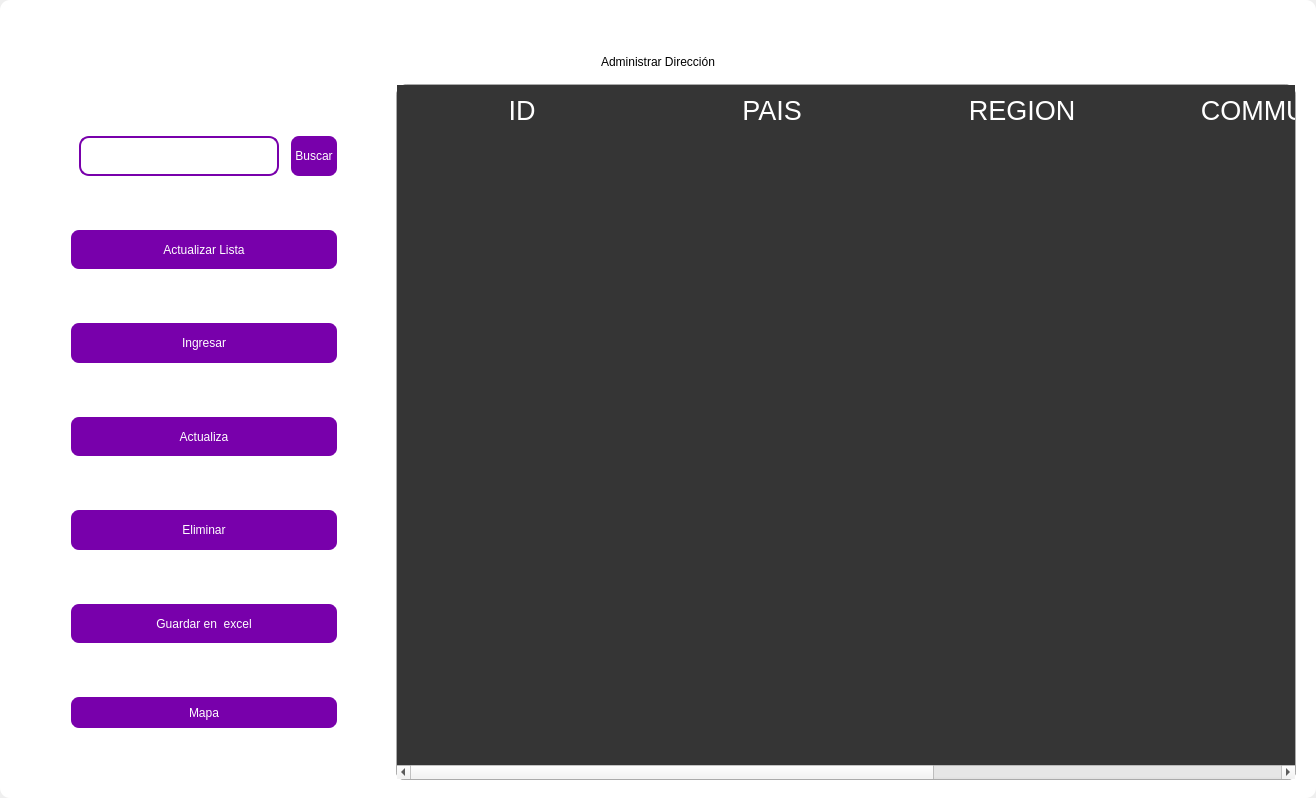
<?xml version="1.0" encoding="UTF-8"?>
<ui version="4.0">
 <class>MainWindow</class>
 <widget class="QMainWindow" name="MainWindow">
  <property name="geometry">
   <rect>
    <x>0</x>
    <y>0</y>
    <width>1316</width>
    <height>798</height>
   </rect>
  </property>
  <property name="windowTitle">
   <string>MainWindow</string>
  </property>
  <property name="styleSheet">
   <string notr="true"/>
  </property>
  <widget class="QWidget" name="centralwidget">
   <property name="styleSheet">
    <string notr="true"/>
   </property>
   <layout class="QVBoxLayout" name="verticalLayout">
    <property name="spacing">
     <number>0</number>
    </property>
    <property name="leftMargin">
     <number>0</number>
    </property>
    <property name="topMargin">
     <number>0</number>
    </property>
    <property name="rightMargin">
     <number>0</number>
    </property>
    <property name="bottomMargin">
     <number>0</number>
    </property>
    <item>
     <widget class="QFrame" name="frame">
      <property name="enabled">
       <bool>true</bool>
      </property>
      <property name="styleSheet">
       <string notr="true">
QFrame {
border-radius:10px;
	background-color: rgb(255, 255, 255);
 }
</string>
      </property>
      <property name="frameShape">
       <enum>QFrame::StyledPanel</enum>
      </property>
      <property name="frameShadow">
       <enum>QFrame::Raised</enum>
      </property>
      <layout class="QVBoxLayout" name="verticalLayout_2">
       <item>
        <widget class="QFrame" name="frame_superior">
         <property name="minimumSize">
          <size>
           <width>0</width>
           <height>40</height>
          </size>
         </property>
         <property name="maximumSize">
          <size>
           <width>16777215</width>
           <height>40</height>
          </size>
         </property>
         <property name="styleSheet">
          <string notr="true">QPushButton{
border-radius:18px;
}

QPushButton:hover{
	background-color: rgb(0, 0, 0);
}
</string>
         </property>
         <property name="frameShape">
          <enum>QFrame::StyledPanel</enum>
         </property>
         <property name="frameShadow">
          <enum>QFrame::Raised</enum>
         </property>
         <layout class="QHBoxLayout" name="horizontalLayout_3">
          <property name="spacing">
           <number>4</number>
          </property>
          <property name="leftMargin">
           <number>0</number>
          </property>
          <property name="topMargin">
           <number>0</number>
          </property>
          <property name="rightMargin">
           <number>0</number>
          </property>
          <property name="bottomMargin">
           <number>0</number>
          </property>
          <item>
           <widget class="QPushButton" name="btn_icon">
            <property name="text">
             <string/>
            </property>
            <property name="iconSize">
             <size>
              <width>40</width>
              <height>40</height>
             </size>
            </property>
           </widget>
          </item>
          <item>
           <spacer name="horizontalSpacer_2">
            <property name="orientation">
             <enum>Qt::Horizontal</enum>
            </property>
            <property name="sizeHint" stdset="0">
             <size>
              <width>443</width>
              <height>20</height>
             </size>
            </property>
           </spacer>
          </item>
          <item>
           <widget class="QPushButton" name="btn_exit">
            <property name="minimumSize">
             <size>
              <width>38</width>
              <height>38</height>
             </size>
            </property>
            <property name="maximumSize">
             <size>
              <width>38</width>
              <height>38</height>
             </size>
            </property>
            <property name="cursor">
             <cursorShape>PointingHandCursor</cursorShape>
            </property>
            <property name="text">
             <string/>
            </property>
            <property name="iconSize">
             <size>
              <width>35</width>
              <height>35</height>
             </size>
            </property>
           </widget>
          </item>
          <item>
           <widget class="QPushButton" name="bt_minimizar">
            <property name="minimumSize">
             <size>
              <width>38</width>
              <height>38</height>
             </size>
            </property>
            <property name="maximumSize">
             <size>
              <width>38</width>
              <height>38</height>
             </size>
            </property>
            <property name="cursor">
             <cursorShape>PointingHandCursor</cursorShape>
            </property>
            <property name="text">
             <string/>
            </property>
            <property name="icon">
             <iconset>
              <normaloff>image/minus.svg</normaloff>image/minus.svg</iconset>
            </property>
            <property name="iconSize">
             <size>
              <width>38</width>
              <height>38</height>
             </size>
            </property>
           </widget>
          </item>
          <item>
           <widget class="QPushButton" name="bt_maximizar">
            <property name="minimumSize">
             <size>
              <width>38</width>
              <height>38</height>
             </size>
            </property>
            <property name="maximumSize">
             <size>
              <width>38</width>
              <height>38</height>
             </size>
            </property>
            <property name="cursor">
             <cursorShape>PointingHandCursor</cursorShape>
            </property>
            <property name="text">
             <string/>
            </property>
            <property name="icon">
             <iconset>
              <normaloff>image/chevron-up.svg</normaloff>image/chevron-up.svg</iconset>
            </property>
            <property name="iconSize">
             <size>
              <width>38</width>
              <height>38</height>
             </size>
            </property>
           </widget>
          </item>
          <item>
           <widget class="QPushButton" name="bt_restaurar">
            <property name="minimumSize">
             <size>
              <width>38</width>
              <height>38</height>
             </size>
            </property>
            <property name="maximumSize">
             <size>
              <width>38</width>
              <height>38</height>
             </size>
            </property>
            <property name="cursor">
             <cursorShape>PointingHandCursor</cursorShape>
            </property>
            <property name="text">
             <string/>
            </property>
            <property name="icon">
             <iconset>
              <normaloff>image/chevron-down.svg</normaloff>image/chevron-down.svg</iconset>
            </property>
            <property name="iconSize">
             <size>
              <width>38</width>
              <height>38</height>
             </size>
            </property>
           </widget>
          </item>
          <item>
           <widget class="QPushButton" name="bt_cerrar">
            <property name="minimumSize">
             <size>
              <width>38</width>
              <height>38</height>
             </size>
            </property>
            <property name="maximumSize">
             <size>
              <width>38</width>
              <height>38</height>
             </size>
            </property>
            <property name="cursor">
             <cursorShape>PointingHandCursor</cursorShape>
            </property>
            <property name="text">
             <string/>
            </property>
            <property name="icon">
             <iconset>
              <normaloff>image/x.svg</normaloff>image/x.svg</iconset>
            </property>
            <property name="iconSize">
             <size>
              <width>38</width>
              <height>38</height>
             </size>
            </property>
           </widget>
          </item>
         </layout>
        </widget>
       </item>
       <item>
        <widget class="QLabel" name="label">
         <property name="styleSheet">
          <string notr="true">font: 30pt &quot;MS Shell Dlg 2&quot;;
color: rgb(0, 0, 0);</string>
         </property>
         <property name="text">
          <string>Administrar Dirección</string>
         </property>
         <property name="alignment">
          <set>Qt::AlignCenter</set>
         </property>
        </widget>
       </item>
       <item>
        <widget class="QFrame" name="frame_3">
         <property name="minimumSize">
          <size>
           <width>0</width>
           <height>0</height>
          </size>
         </property>
         <property name="frameShape">
          <enum>QFrame::StyledPanel</enum>
         </property>
         <property name="frameShadow">
          <enum>QFrame::Raised</enum>
         </property>
         <layout class="QHBoxLayout" name="horizontalLayout_4">
          <property name="leftMargin">
           <number>9</number>
          </property>
          <property name="topMargin">
           <number>9</number>
          </property>
          <property name="rightMargin">
           <number>9</number>
          </property>
          <item>
           <layout class="QVBoxLayout" name="verticalLayout_4">
            <property name="spacing">
             <number>50</number>
            </property>
            <property name="sizeConstraint">
             <enum>QLayout::SetDefaultConstraint</enum>
            </property>
            <property name="leftMargin">
             <number>50</number>
            </property>
            <property name="topMargin">
             <number>50</number>
            </property>
            <property name="rightMargin">
             <number>50</number>
            </property>
            <property name="bottomMargin">
             <number>50</number>
            </property>
            <item>
             <layout class="QHBoxLayout" name="horizontalLayout">
              <property name="spacing">
               <number>10</number>
              </property>
              <property name="leftMargin">
               <number>10</number>
              </property>
              <property name="topMargin">
               <number>0</number>
              </property>
              <property name="bottomMargin">
               <number>0</number>
              </property>
              <item>
               <widget class="QLineEdit" name="searchtxt">
                <property name="minimumSize">
                 <size>
                  <width>200</width>
                  <height>25</height>
                 </size>
                </property>
                <property name="maximumSize">
                 <size>
                  <width>150</width>
                  <height>40</height>
                 </size>
                </property>
                <property name="styleSheet">
                 <string notr="true">QLabel {
	color: rgb(255, 255, 254);
	font: 12pt &quot;Arial&quot;;
	background-color: rgba(0, 0, 0,0);
}

QTextEdit{
background-color: rgba(0, 0, 0,0);
border-radius:10px; 
font: 12pt &quot;Arial&quot;;
color: rgb(255, 255, 254);
border: 2px solid  rgb(255, 255, 255);

}

QTextEdit:hover{
background-color: rgba(0, 0, 0,0);
border-radius:10px; 
font: 12pt &quot;Arial&quot;;
border: 2px solid  rgb(120, 0, 171);
}

QTextEdit:focus{
background-color: rgb(0, 0, 0);
border-radius:10px; 
font: 12pt &quot;Arial&quot;;
border: 2px solid rgb(120, 0, 171);
}

QLineEdit{
background-color: rgba(0, 0, 0,0);
border-radius:10px; 
font: 12pt &quot;Arial&quot;;
color: rgb(255, 255, 254);
border: 2px solid  rgb(120, 0, 171);
}

QLineEdit:hover{
background-color: rgba(0, 0, 0,0);
border-radius:10px; 
font: 12pt &quot;Arial&quot;;
border: 2px solid  rgb(120, 0, 171);
}

QLineEdit:focus{
background-color: rgb(0, 0, 0);
border-radius:10px; 
font: 12pt &quot;Arial&quot;;
border: 2px solid rgb(120, 0, 171);
}

QCheckBox{
	font: 12pt &quot;Arial&quot;;
	color: rgb(255, 255, 255);
}

QCheckBox::indicator {
    width: 18px;
    height:18px;
}

QCheckBox::indicator:unchecked {
   background-image: url(image/square.svg);
}

QCheckBox::indicator:checked {
   background-image: url(image/check-square.svg);
}

QPushButton{
border-radius:10px; 
font: 12pt &quot;Arial&quot;;
color: rgb(255, 255, 254);
border: 2px solid #ffffff;
}

QPushButton:hover{
border-radius:10px; 
font: 12pt &quot;Arial&quot;;
color: rgb(255, 255, 255);
border: 2px solid rgb(120, 0, 171);
	background-color: rgb(120, 0, 171);
}
</string>
                </property>
               </widget>
              </item>
              <item>
               <widget class="QPushButton" name="btn_search">
                <property name="sizePolicy">
                 <sizepolicy hsizetype="Minimum" vsizetype="Fixed">
                  <horstretch>0</horstretch>
                  <verstretch>0</verstretch>
                 </sizepolicy>
                </property>
                <property name="minimumSize">
                 <size>
                  <width>0</width>
                  <height>15</height>
                 </size>
                </property>
                <property name="maximumSize">
                 <size>
                  <width>100</width>
                  <height>50</height>
                 </size>
                </property>
                <property name="cursor">
                 <cursorShape>PointingHandCursor</cursorShape>
                </property>
                <property name="styleSheet">
                 <string notr="true">QPushButton{
border-radius:10px; 
font: 12pt &quot;Arial&quot;;
color: rgb(255, 255, 254);
border: 2px solid #ffffff;
	background-color: rgb(120, 0, 171);
}

QPushButton:hover{
border-radius:10px; 
font: 12pt &quot;Arial&quot;;
color: rgb(255, 255, 255);
border: 2px solid rgb(120, 0, 171);
	background-color: rgb(120, 0, 171);
}</string>
                </property>
                <property name="text">
                 <string>Buscar</string>
                </property>
               </widget>
              </item>
             </layout>
            </item>
            <item>
             <widget class="QPushButton" name="btn_get">
              <property name="minimumSize">
               <size>
                <width>50</width>
                <height>40</height>
               </size>
              </property>
              <property name="maximumSize">
               <size>
                <width>300</width>
                <height>50</height>
               </size>
              </property>
              <property name="cursor">
               <cursorShape>PointingHandCursor</cursorShape>
              </property>
              <property name="styleSheet">
               <string notr="true">QPushButton{
border-radius:10px; 
font: 12pt &quot;Arial&quot;;
color: rgb(255, 255, 254);
border: 2px solid #ffffff;
	background-color: rgb(120, 0, 171);
}

QPushButton:hover{
border-radius:10px; 
font: 12pt &quot;Arial&quot;;
color: rgb(255, 255, 255);
border: 2px solid rgb(120, 0, 171);
	background-color: rgb(120, 0, 171);
}</string>
              </property>
              <property name="text">
               <string>Actualizar Lista</string>
              </property>
              <property name="iconSize">
               <size>
                <width>35</width>
                <height>35</height>
               </size>
              </property>
             </widget>
            </item>
            <item>
             <widget class="QPushButton" name="btn_add">
              <property name="minimumSize">
               <size>
                <width>0</width>
                <height>40</height>
               </size>
              </property>
              <property name="maximumSize">
               <size>
                <width>300</width>
                <height>50</height>
               </size>
              </property>
              <property name="cursor">
               <cursorShape>PointingHandCursor</cursorShape>
              </property>
              <property name="styleSheet">
               <string notr="true">QPushButton{
border-radius:10px; 
font: 12pt &quot;Arial&quot;;
color: rgb(255, 255, 254);
border: 2px solid #ffffff;
	background-color: rgb(120, 0, 171);
}

QPushButton:hover{
border-radius:10px; 
font: 12pt &quot;Arial&quot;;
color: rgb(255, 255, 255);
border: 2px solid rgb(120, 0, 171);
	background-color: rgb(120, 0, 171);
}</string>
              </property>
              <property name="text">
               <string>Ingresar</string>
              </property>
              <property name="iconSize">
               <size>
                <width>35</width>
                <height>35</height>
               </size>
              </property>
             </widget>
            </item>
            <item>
             <widget class="QPushButton" name="btn_update">
              <property name="minimumSize">
               <size>
                <width>0</width>
                <height>40</height>
               </size>
              </property>
              <property name="maximumSize">
               <size>
                <width>300</width>
                <height>50</height>
               </size>
              </property>
              <property name="cursor">
               <cursorShape>PointingHandCursor</cursorShape>
              </property>
              <property name="styleSheet">
               <string notr="true">QPushButton{
border-radius:10px; 
font: 12pt &quot;Arial&quot;;
color: rgb(255, 255, 254);
border: 2px solid #ffffff;
	background-color: rgb(120, 0, 171);
}

QPushButton:hover{
border-radius:10px; 
font: 12pt &quot;Arial&quot;;
color: rgb(255, 255, 255);
border: 2px solid rgb(120, 0, 171);
	background-color: rgb(120, 0, 171);
}</string>
              </property>
              <property name="text">
               <string>Actualiza</string>
              </property>
              <property name="iconSize">
               <size>
                <width>35</width>
                <height>35</height>
               </size>
              </property>
             </widget>
            </item>
            <item>
             <widget class="QPushButton" name="btn_delete">
              <property name="minimumSize">
               <size>
                <width>0</width>
                <height>40</height>
               </size>
              </property>
              <property name="maximumSize">
               <size>
                <width>300</width>
                <height>50</height>
               </size>
              </property>
              <property name="cursor">
               <cursorShape>PointingHandCursor</cursorShape>
              </property>
              <property name="styleSheet">
               <string notr="true">QPushButton{
border-radius:10px; 
font: 12pt &quot;Arial&quot;;
color: rgb(255, 255, 254);
border: 2px solid #ffffff;
	background-color: rgb(120, 0, 171);
}

QPushButton:hover{
border-radius:10px; 
font: 12pt &quot;Arial&quot;;
color: rgb(255, 255, 255);
border: 2px solid rgb(120, 0, 171);
	background-color: rgb(120, 0, 171);
}</string>
              </property>
              <property name="text">
               <string>Eliminar</string>
              </property>
              <property name="iconSize">
               <size>
                <width>35</width>
                <height>35</height>
               </size>
              </property>
             </widget>
            </item>
            <item>
             <widget class="QPushButton" name="btn_excel">
              <property name="minimumSize">
               <size>
                <width>10</width>
                <height>40</height>
               </size>
              </property>
              <property name="maximumSize">
               <size>
                <width>300</width>
                <height>50</height>
               </size>
              </property>
              <property name="cursor">
               <cursorShape>PointingHandCursor</cursorShape>
              </property>
              <property name="styleSheet">
               <string notr="true">QPushButton{
border-radius:10px; 
font: 12pt &quot;Arial&quot;;
color: rgb(255, 255, 254);
border: 2px solid #ffffff;
	background-color: rgb(120, 0, 171);
}

QPushButton:hover{
border-radius:10px; 
font: 12pt &quot;Arial&quot;;
color: rgb(255, 255, 255);
border: 2px solid rgb(120, 0, 171);
	background-color: rgb(120, 0, 171);
}</string>
              </property>
              <property name="text">
               <string>Guardar en  excel</string>
              </property>
              <property name="iconSize">
               <size>
                <width>35</width>
                <height>35</height>
               </size>
              </property>
             </widget>
            </item>
            <item>
             <widget class="QPushButton" name="btn_maps">
              <property name="minimumSize">
               <size>
                <width>0</width>
                <height>35</height>
               </size>
              </property>
              <property name="styleSheet">
               <string notr="true">QPushButton{
border-radius:10px; 
font: 12pt &quot;Arial&quot;;
color: rgb(255, 255, 254);
border: 2px solid #ffffff;
	background-color: rgb(120, 0, 171);
}

QPushButton:hover{
border-radius:10px; 
font: 12pt &quot;Arial&quot;;
color: rgb(255, 255, 255);
border: 2px solid rgb(120, 0, 171);
	background-color: rgb(120, 0, 171);
}</string>
              </property>
              <property name="text">
               <string>Mapa</string>
              </property>
             </widget>
            </item>
           </layout>
          </item>
          <item>
           <widget class="QTableWidget" name="table_address">
            <property name="minimumSize">
             <size>
              <width>900</width>
              <height>0</height>
             </size>
            </property>
            <property name="maximumSize">
             <size>
              <width>700</width>
              <height>16777215</height>
             </size>
            </property>
            <property name="styleSheet">
             <string notr="true">QTableView {

	border: 1px solid rgba(255,255,255,40);
	border-bottom-right-radius: 7px; 
	border-bottom-left-radius: 7px; 
	color: white;
	font: 15pt &quot;MS Shell Dlg 2&quot;;
	background-color: rgb(53, 53, 53);
}

QHeaderView::section {
background-color: rgb(53, 53, 53);
color: white;
border: none;
height: 50px;
font-size: 20pt;
}

QTableView::item {
    border-style: none;
    border-bottom: 1px solid rgba(255,255,255,50);
    padding-left: auto;
    padding-right: auto;
}

QTableView::item:selected{
	border: none;
	color: rgb(255, 255, 255);
    background-color: rgba(255, 255, 255, 50);
}
</string>
            </property>
            <property name="lineWidth">
             <number>1</number>
            </property>
            <property name="editTriggers">
             <set>QAbstractItemView::NoEditTriggers</set>
            </property>
            <attribute name="horizontalHeaderDefaultSectionSize">
             <number>250</number>
            </attribute>
            <column>
             <property name="text">
              <string>ID</string>
             </property>
            </column>
            <column>
             <property name="text">
              <string>PAIS</string>
             </property>
            </column>
            <column>
             <property name="text">
              <string>REGION</string>
             </property>
            </column>
            <column>
             <property name="text">
              <string>COMMUNE</string>
             </property>
            </column>
            <column>
             <property name="text">
              <string>DESCRIPCIÓN</string>
             </property>
            </column>
           </widget>
          </item>
         </layout>
        </widget>
       </item>
      </layout>
     </widget>
    </item>
   </layout>
  </widget>
 </widget>
 <resources/>
 <connections/>
</ui>
